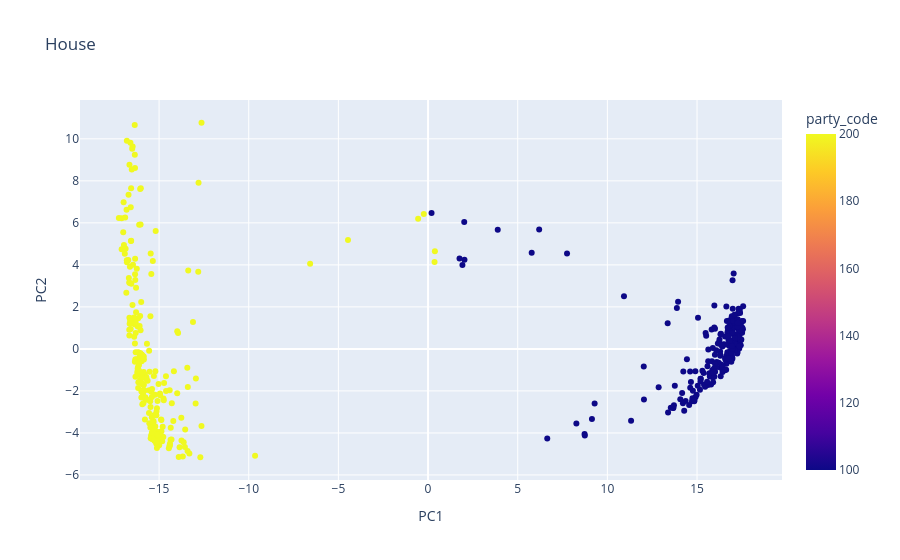

The cell this chart's notebook holds for it:
### Code cell
import plotly.express as px
df_house = pd.DataFrame(coords_house, columns=["PC1", "PC2"])
df_house["icpsr"] = house_matrix.index

df_house = df_house.merge(
    house_members[["icpsr", "party_code", "bioname"]],
    on="icpsr"
)


fig = px.scatter(
    df_house,
    title="House",
    x="PC1",
    y="PC2",
    color="party_code",
    hover_name="bioname"
)

fig.show()

### Figure 1 — Plotly figure (JSON) as saved in the notebook; plotly's stock layout.template omitted (floating-point values rounded to 4 significant figures; data arrays with more than 128 entries replaced by an {"elided": "..."} marker saying what was removed)
{"data": [{"hovertemplate": "<b>%{hovertext}</b><br><br>PC1=%{x}<br>PC2=%{y}<br>party_code=%{marker.color}<extra></extra>", "hovertext": {"elided": "445 str values"}, "legendgroup": "", "marker": {"color": {"elided": "445 int values"}, "coloraxis": "coloraxis", "symbol": "circle"}, "mode": "markers", "name": "", "orientation": "v", "showlegend": false, "type": "scatter", "x": {"elided": "445 float values"}, "xaxis": "x", "y": {"elided": "445 float values"}, "yaxis": "y"}], "layout": {"coloraxis": {"colorbar": {"title": {"text": "party_code"}}, "colorscale": [[0, "#0d0887"], [0.1111, "#46039f"], [0.2222, "#7201a8"], [0.3333, "#9c179e"], [0.4444, "#bd3786"], [0.5556, "#d8576b"], [0.6667, "#ed7953"], [0.7778, "#fb9f3a"], [0.8889, "#fdca26"], [1, "#f0f921"]]}, "legend": {"tracegroupgap": 0}, "title": {"text": "House"}, "xaxis": {"anchor": "y", "domain": [0, 1], "title": {"text": "PC1"}}, "yaxis": {"anchor": "x", "domain": [0, 1], "title": {"text": "PC2"}}}}
